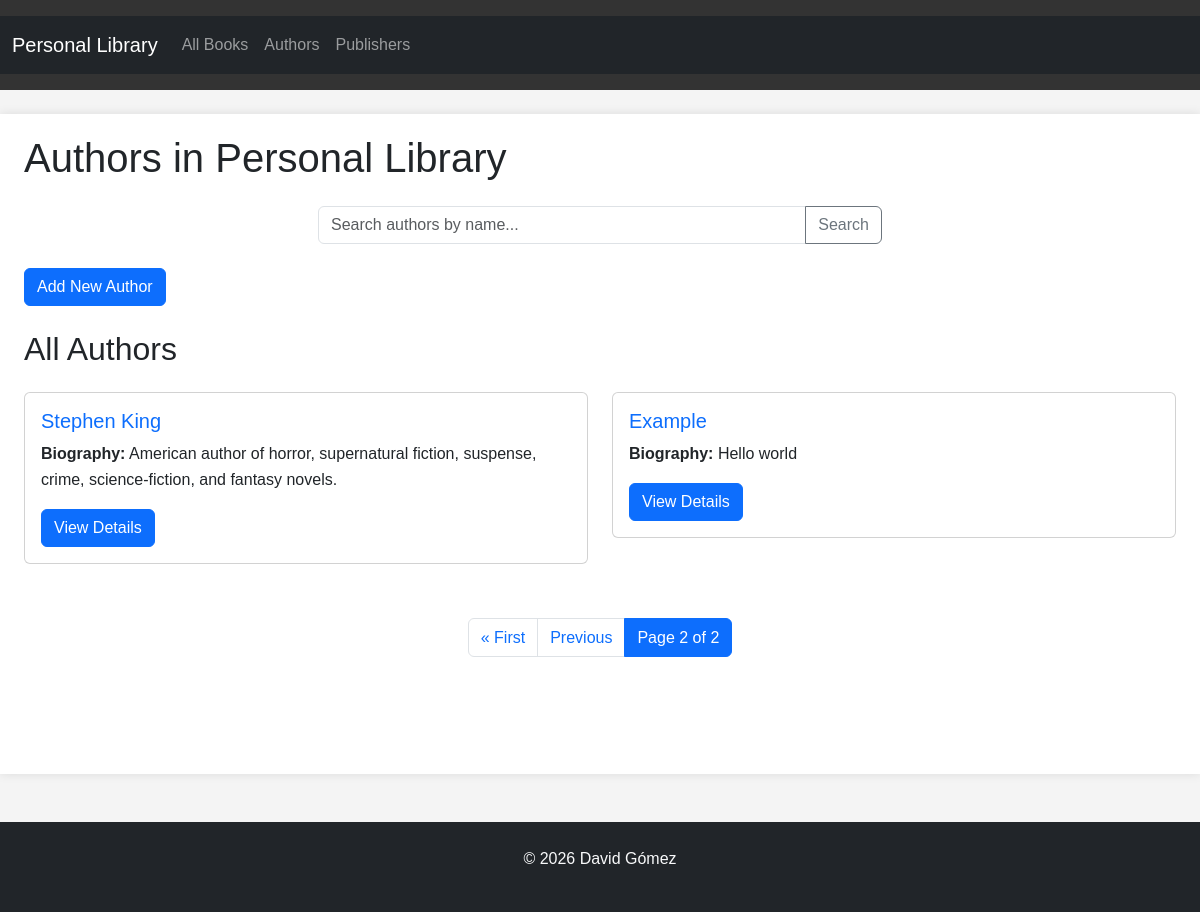
/authors/?q=&page=2, run on an earlier commit of the app's database.
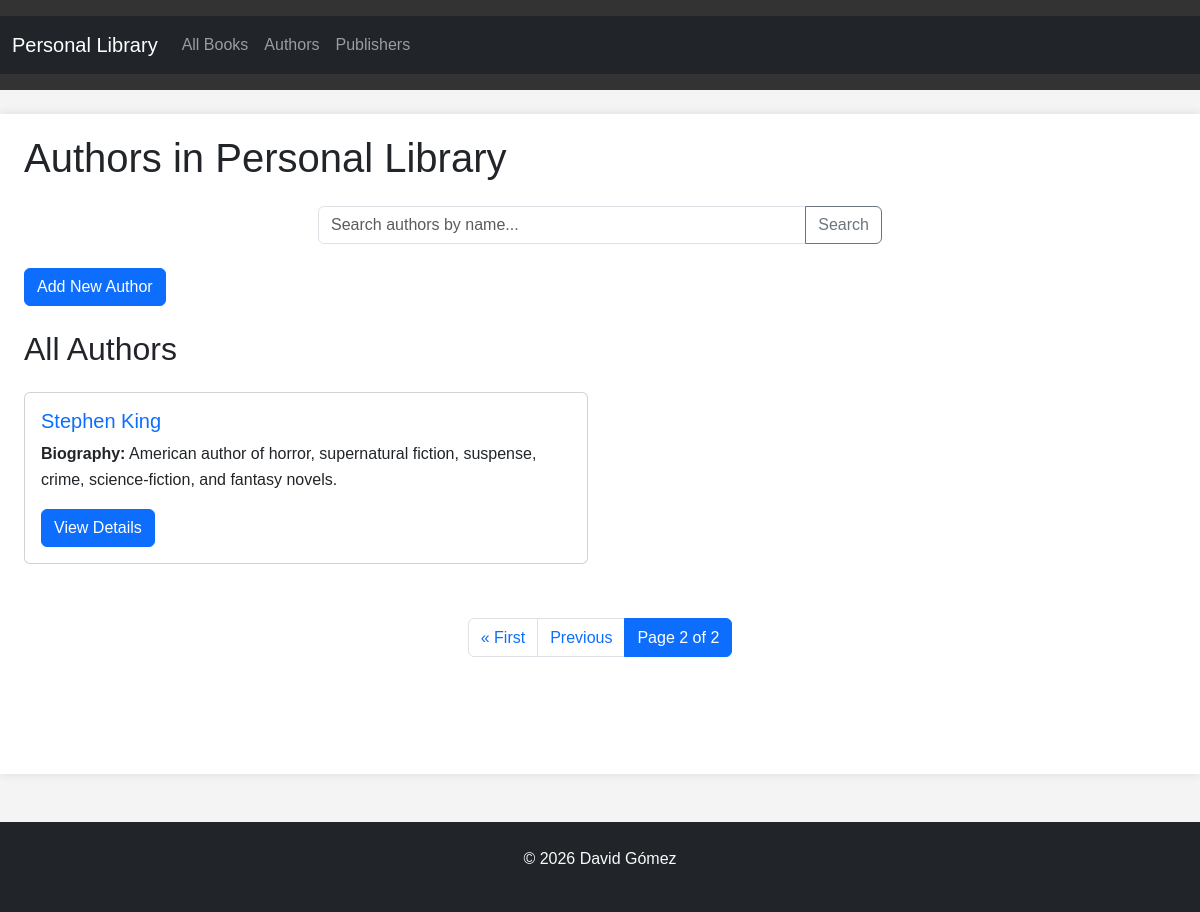
And on a later commit of the database.
### core/models.py (models this page shows, shortened)
class Author(models.Model):
    name = models.CharField(max_length=200)
    biography = models.TextField(blank=True, null=True)

### core/_views/authors.py (the view)
# urls.py: path("authors/", author_views.authors_html, name="authors"),
def authors_html(request):
    query = request.GET.get("q", "")
    if query:
        authors_list = Author.objects.filter(name__icontains=query)
    else:
        authors_list = Author.objects.all()
    paginator = Paginator(authors_list, 9)
    page_number = request.GET.get("page")
    page_obj = paginator.get_page(page_number)
    context = {
        "authors": page_obj,
        "query": query,
        "is_paginated": page_obj.has_other_pages(),
        "page_obj": page_obj,
    }
    return render(request, "core/authors.html", context)

### core/templates/core/authors.html (shortened to what this page needs)
{% extends 'core/base.html' %}
{% block content %}
<div class="container">
    <h1 class="mb-4">Authors in Personal Library</h1>
    <form method="GET" class="mb-4">
        <div class="row justify-content-center">
            <div class="col-md-6">
                <div class="input-group">
                    <input type="text" name="q" value="{{ query }}" placeholder="Search authors by name..." class="form-control">
                    <button type="submit" class="btn btn-outline-secondary">Search</button>
                </div>
            </div>
        </div>
    </form>
    <div class="mb-4">
        <a href="/authors/create/" class="btn btn-primary">Add New Author</a>
    </div>
    <div class="authors-section">
        <h2 class="mb-4">{% if query %}Search Results for "{{ query }}"{% else %}All Authors{% endif %}</h2>
        {% if authors %}
            <div class="row">
                {% for author in authors %}
                    <div class="col-md-6 mb-4">
                        <div class="card">
                            <div class="card-body">
                                <h5 class="card-title">
                                    <a href="/authors/{{ author.id }}/" class="text-decoration-none">{{ author.name }}</a>
                                </h5>
                                <p class="card-text"><strong>Biography:</strong> {{ author.biography|default:"No biography available"|truncatewords:30 }}</p>
                                <a href="/authors/{{ author.id }}/" class="btn btn-primary">View Details</a>
                            </div>
                        </div>
                    </div>
                {% endfor %}
            </div>
            {% if is_paginated %}
                <nav aria-label="Page navigation" class="mt-4">
                    <ul class="pagination justify-content-center">
                        {% if page_obj.has_previous %}
                            <li class="page-item">
                                <a class="page-link" href="?q={{ query }}&page=1">&laquo; First</a>
                            </li>
                            <li class="page-item">
                                <a class="page-link" href="?q={{ query }}&page={{ page_obj.previous_page_number }}">Previous</a>
                            </li>
                        {% endif %}
                        <li class="page-item active">
                            <span class="page-link">
                                Page {{ page_obj.number }} of {{ page_obj.paginator.num_pages }}
                            </span>
                        </li>
                    </ul>
                </nav>
            {% endif %}
        {% endif %}
    </div>
</div>
{% endblock %}

What changed in the data, as far as the page shows it:
removed Author: name "Example", biography "Hello world"
